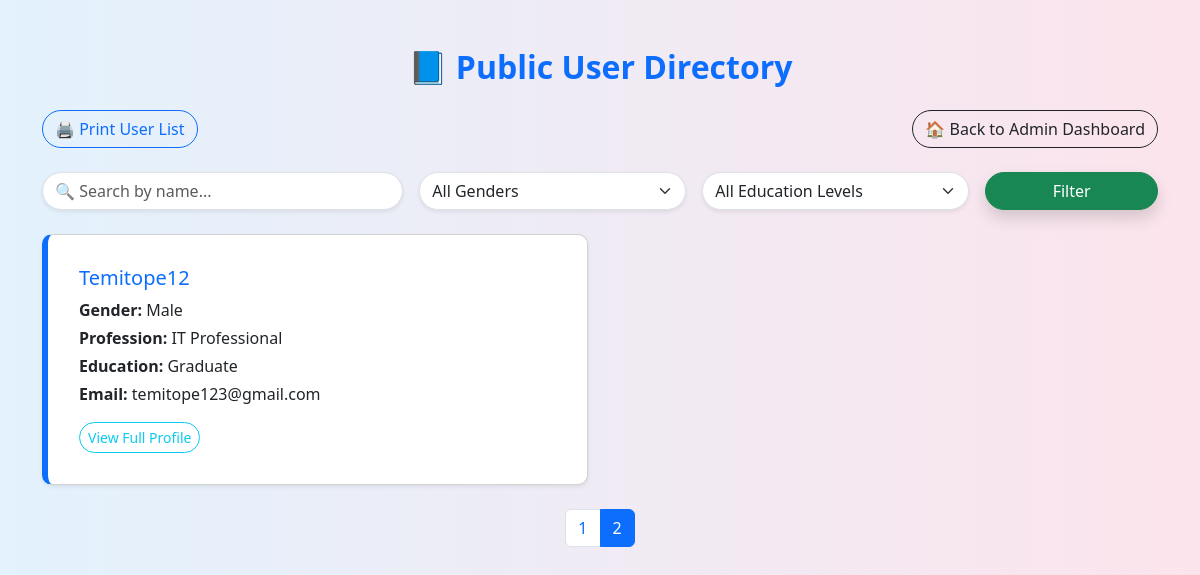
The page /public_users.php?page=2 on the database its author committed.
### tables this page shows
CREATE TABLE `profiles` (
  `id` int(11) NOT NULL,
  `user_id` int(11) DEFAULT NULL,
  `age` varchar(10) DEFAULT NULL,
  `profession` varchar(100) DEFAULT NULL,
  `hobby` varchar(100) DEFAULT NULL,
  `about` text DEFAULT NULL,
  `sex` varchar(10) DEFAULT NULL,
  `education` varchar(100) DEFAULT NULL,
  `dob` date DEFAULT NULL,
  `email` varchar(100) DEFAULT NULL,
  `phone` varchar(20) DEFAULT NULL,
  `address` varchar(255) DEFAULT NULL,
  `likes` text DEFAULT NULL,
  `dislikes` text DEFAULT NULL,
  `updated_at` timestamp NULL DEFAULT NULL,
  `created_at` datetime DEFAULT current_timestamp()
);

CREATE TABLE `users` (
  `id` int(11) NOT NULL,
  `name` varchar(100) DEFAULT NULL,
  `email` varchar(100) DEFAULT NULL,
  `password` varchar(255) DEFAULT NULL,
  `is_approved` tinyint(1) DEFAULT 0,
  `is_admin` tinyint(1) DEFAULT 0,
  `created_at` timestamp NOT NULL DEFAULT current_timestamp()
);

### public_users.php (the view, shortened to what this page needs)
<?php
require 'db.php';
$search    = $_GET['search'] ?? '';
$page      = max(1, (int)($_GET['page'] ?? 1));
$perPage   = 4;
$offset    = ($page - 1) * $perPage;
$params = [];
$sql = "
  SELECT users.id, users.name, profiles.sex, profiles.profession, profiles.education, profiles.email
  FROM users
  LEFT JOIN profiles ON users.id = profiles.user_id
";
$sql .= " ORDER BY users.name LIMIT $perPage OFFSET $offset";
$stmt = $pdo->prepare($sql);
$stmt->execute($params);
$users = $stmt->fetchAll(PDO::FETCH_ASSOC);
$countSql = "
  SELECT COUNT(*) FROM users
  LEFT JOIN profiles ON users.id = profiles.user_id
";
$countStmt = $pdo->prepare($countSql);
$countStmt->execute($params);
$totalUsers = $countStmt->fetchColumn();
$totalPages = ceil($totalUsers / $perPage);
?>
<!DOCTYPE html>
<html lang="en">
<head>
  <link href="https://cdn.jsdelivr.net/npm/bootstrap@5.3.3/dist/css/bootstrap.min.css" rel="stylesheet">
</head>
<body>
  <div class="container py-5">
    <h2 class="text-center mb-4 text-primary fw-bold">📘 Public User Directory</h2>
    <div class="d-flex justify-content-between align-items-center mb-4">
      <a href="#" onclick="window.print()" class="btn btn-outline-primary">🖨️ Print User List</a>
      <a href="admin_dashboard.php" class="btn btn-outline-dark">🏠 Back to Admin Dashboard</a>
    </div>
    <form method="GET" class="row g-3 mb-4">
      <div class="col-md-4">
        <input type="text" name="search" class="form-control shadow-sm" placeholder="🔍 Search by name..." value="<?= htmlspecialchars($search) ?>">
      </div>
      <div class="col-md-3">
        <select name="gender" class="form-select shadow-sm">
          <option value="">All Genders</option>
        </select>
      </div>
      <div class="col-md-3">
        <select name="education" class="form-select shadow-sm">
          <option value="">All Education Levels</option>
        </select>
      </div>
      <div class="col-md-2">
        <button type="submit" class="btn btn-success w-100 shadow">Filter</button>
      </div>
    </form>
    <?php if (count($users) > 0): ?>
      <div class="row row-cols-1 row-cols-md-2 g-4">
        <?php foreach ($users as $user): ?>
          <div class="col">
            <div class="card card-custom shadow-sm h-100">
              <div class="card-body">
                <h5 class="card-title text-primary"><?= htmlspecialchars($user['name']) ?></h5>
                <p class="mb-1"><strong>Gender:</strong> <?= htmlspecialchars($user['sex']) ?: 'N/A' ?></p>
                <p class="mb-1"><strong>Profession:</strong> <?= htmlspecialchars($user['profession']) ?: 'N/A' ?></p>
                <p class="mb-1"><strong>Education:</strong> <?= htmlspecialchars($user['education']) ?: 'N/A' ?></p>
                <p class="mb-3"><strong>Email:</strong> <?= htmlspecialchars($user['email']) ?: 'N/A' ?></p>
                <a href="view_user.php?id=<?= $user['id'] ?>" class="btn btn-outline-info btn-sm">View Full Profile</a>
              </div>
            </div>
          </div>
        <?php endforeach; ?>
      </div>
      <?php if ($totalPages > 1): ?>
        <nav class="mt-4">
          <ul class="pagination justify-content-center">
            <?php for ($i = 1; $i <= $totalPages; $i++): ?>
              <li class="page-item <?= $i == $page ? 'active' : '' ?>">
                <a class="page-link" href="?<?= http_build_query(array_merge($_GET, ['page' => $i])) ?>">
                  <?= $i ?>
                </a>
              </li>
            <?php endfor; ?>
          </ul>
        </nav>
      <?php endif; ?>
    <?php else: ?>
      <div class="alert alert-info text-center">No users found.</div>
    <?php endif; ?>
  </div>
</body>
</html>

### public_users.php (style rules this page uses)
body { background: linear-gradient(to right, #e3f2fd, #fce4ec); }
.card-custom { background: #ffffff; border-left: 6px solid #0d6efd; border-radius: 10px; padding: 15px; transition: transform 0.2s ease-in-out; }
.form-select, .form-control { border-radius: 30px; }
.btn { border-radius: 30px; }

### rows shown on the page
profiles: user.name "Temitope12", sex "Male", profession "IT Professional", education "Graduate", email "temitope123@gmail.com"
